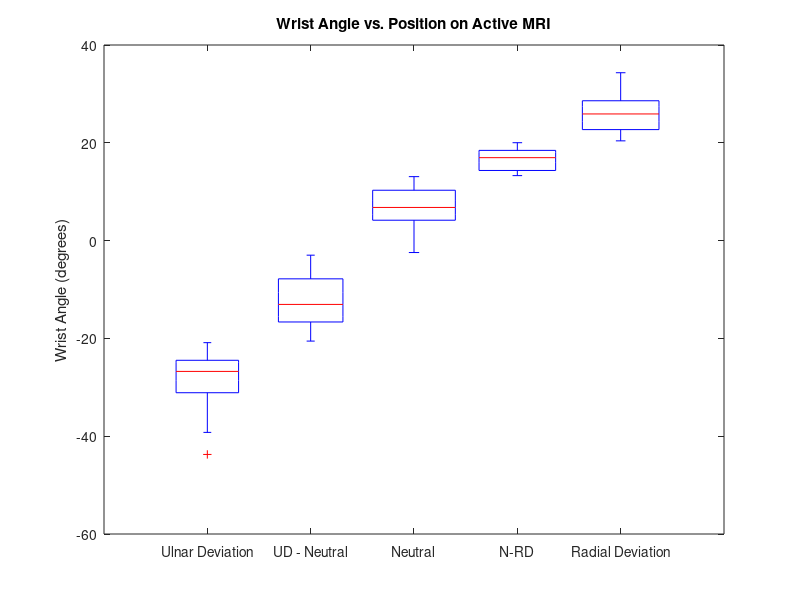
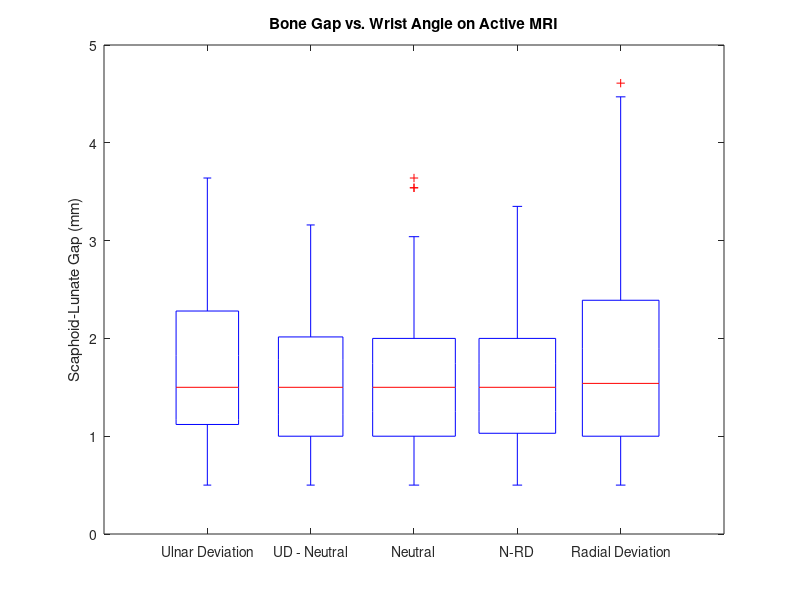
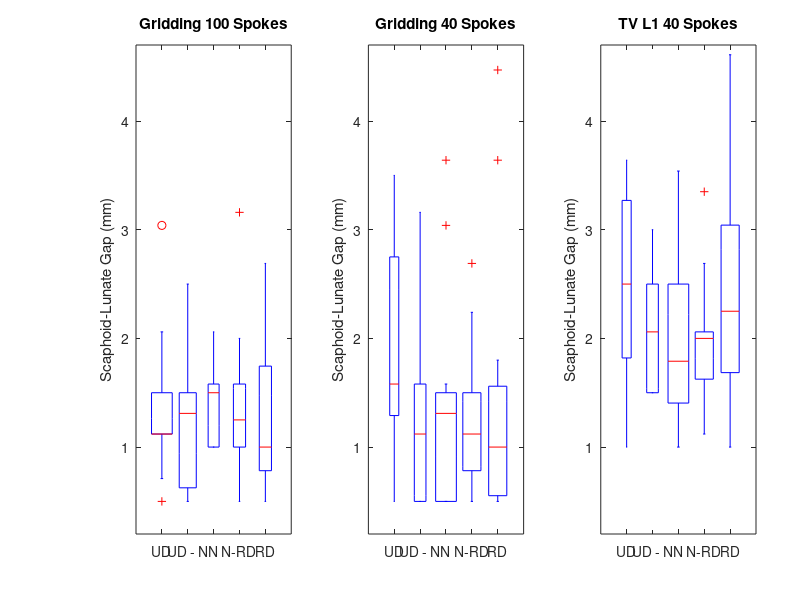
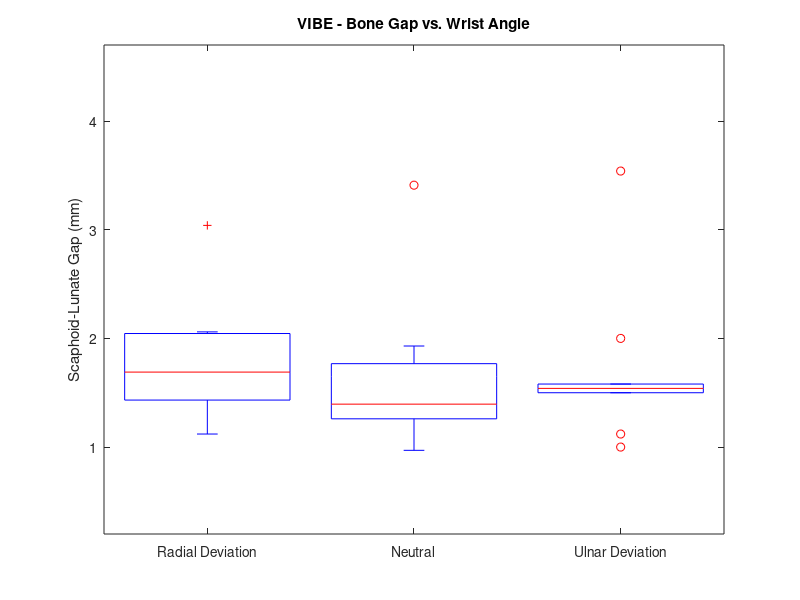

MATLAB code to generate these figures, in order:
clc
clear
close all

nbin = 5-1;
% angle_bins = quantile(x,nbin);
% angle_bins = [-inf; angle_bins(:); inf];

load('data.mat')

%% Find the angle bin index for each gap measurement
% 
% data.four_d_angles = data.four_d_angles  - 180;

ndx = [];
for i = 1:length(data.four_d_gaps)    
    for j = 1:nbin+1
       if(data.four_d_angles(i) > data.angle_bins(j)  && data.four_d_angles(i) < data.angle_bins(j+1))
           ndx(i) = j;
       end
    end    
end

[data.four_d_angles ndx']
[data.four_d_gaps ndx']

% Create box plots
z=[];
g=[];
for i = unique(ndx)
    z = [z; data.four_d_angles(ndx == i)]   
    g = [g; (i-1)*ones(length(data.four_d_gaps(ndx == i)), 1)];
end
g=g+1;


figure('Color', [1 1 1])
boxplot(z,g, 'Notch','off','labels', {'Ulnar Deviation', 'UD - Neutral', 'Neutral', 'N-RD', 'Radial Deviation'})
ylabel('Wrist Angle (degrees)')
title('Wrist Angle vs. Position on Active MRI')



% Create box plots
z=[];
g=[];
for i = unique(ndx)
    z = [z; data.four_d_gaps(ndx == i)]   
    g = [g; (i-1)*ones(length(data.four_d_gaps(ndx == i)), 1)];
end
g=g+1;



figure('Color', [1 1 1])
boxplot(z,g, 'Notch','off','labels', {'Ulnar Deviation', 'UD - Neutral', 'Neutral', 'N-RD', 'Radial Deviation'})
ylabel('Scaphoid-Lunate Gap (mm)')
title('Bone Gap vs. Wrist Angle on Active MRI')

hold on
% scatter(g,z,'r*')
% histogram(x,angle_bins)

%% Split by scan type
close all



% Create box plots
z=[];
g=[];
temp= [];
iter = 0;
labels = {};

figure('Color', [1 1 1])

scan_types = {'Gridding 100 Spokes', 'Gridding 40 Spokes', 'TV L1 40 Spokes'};

for j = 1:length(unique(data.four_d_scan_type)) 
    h=subplot(1,3,j)
    z=[];
    g=[];
    temp= [];
    iter = 0;
    labels = {};
    
    for i = 1:length(unique(ndx))
        [i j]
        
        temp = [ndx; data.four_d_scan_type']';
        temp = data.four_d_gaps(all((temp == [i j])'));
        z = [z; temp]   ;
        
        g = [g; iter*ones(length(temp), 1)];
        iter = iter+ 1;
        labels{iter} = ['Scan ' num2str(j) ' position ' num2str(i)]
        
    end
    

%     boxplot(z,g, 'Labels', labels)%, 'Notch','on','labels', {'Ulnar Deviation', 'UD - Neutral', 'Neutral', 'N-RD', 'Radial Deviation'})
    boxplot(z,g, 'Labels', {'UD', 'UD - N', 'N', 'N-RD', 'RD'})%, 'Notch','on','labels', {'Ulnar Deviation', 'UD - Neutral', 'Neutral', 'N-RD', 'Radial Deviation'})
     
    % Adjust the boxplot to the left some
    pos = get(h, 'Position') ;
    posnew = pos; posnew(1) = posnew(1) + 0.04; set(h, 'Position', posnew);


    ylabel('Scaphoid-Lunate Gap (mm)')

    title('Bone Gap vs. Wrist Angle on Active MRI')
    title(scan_types{j})
    ylim([0.2 4.7])
    hold on

end



%% 

combined_data = [data.four_d_gaps data.four_d_angles data.four_d_scan_type data.four_d_angle_ndx']

% Sort based on the type of scan
[~,idx] = sort(combined_data(:,3)); % sort just the 4D scan type column
combined_data = combined_data(idx,:)   % sort the whole matrix using the sort indices

% Sub-sort based on the wrist angle index

[~,idx] = sort(combined_data(:,3))
combined_data = combined_data(idx,:)   

%% VIBE Gap Measurements

% Order is Neutral, Radial Deviation, Ulnar Deviation
z=[];
g=[];
for i = 1:length(data.VIBE_gaps)
    
   z = [z data.VIBE_gaps(i)];
   
   if (mod(i,3) == 0)
        g = [g 3];
   else
       g = [g  mod(i,3)];
   end
  
    
end

% Reorder to have RD, Neutral, UD
temp = g;
g(temp == 1) = 2;
g(temp == 2) = 1;
figure('Color', [1 1 1])
boxplot(z,g, 'Labels', {'Radial Deviation', 'Neutral', 'Ulnar Deviation'})%, 'Notch','on','labels', {'Ulnar Deviation', 'UD - Neutral', 'Neutral', 'N-RD', 'Radial Deviation'})

ylabel('Scaphoid-Lunate Gap (mm)')
ylim([0.2 4.7])
title('VIBE - Bone Gap vs. Wrist Angle')

